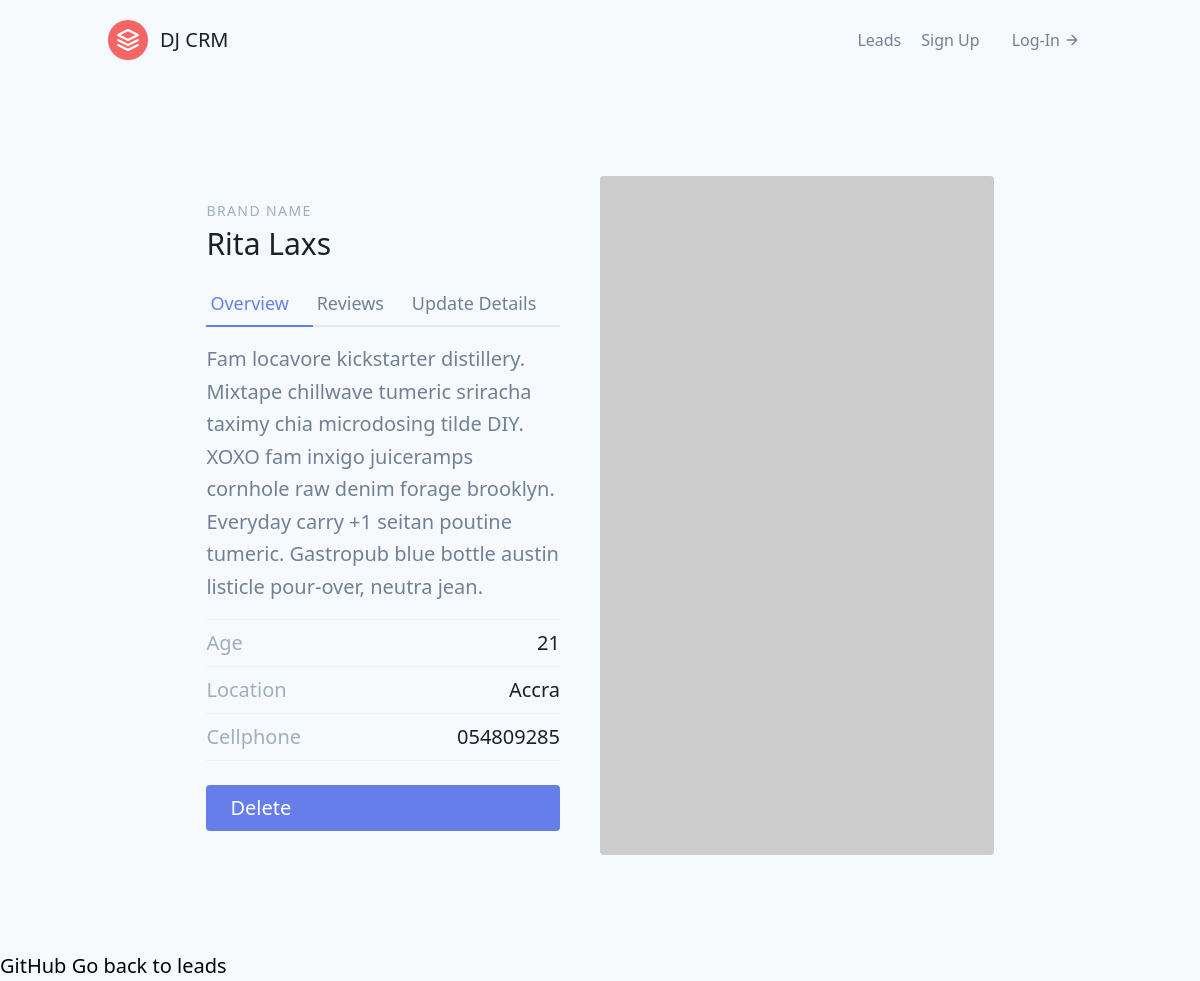
The page /leads/12/ on the database its author committed.
### leads/models.py (models this page shows, shortened)
class Lead(models.Model):
    first_name = models.CharField(max_length=20)
    last_name = models.CharField(max_length=20)
    age = models.IntegerField(default=12)
    agent = models.ForeignKey("Agent",on_delete=models.CASCADE)

### leads/views.py (the view)
# urls.py: path('<int:pk>/', lead_detail, name='lead-detail'),
def lead_detail(request, pk):
    print(pk)
    lead = Lead.objects.get(id=pk)
    context ={
        "lead": lead
    }
    return render(request, "leads/lead_detail.html", context)

### leads/templates/leads/lead_detail.html
{% extends 'base.html' %}
{% block content %}
<section class="text-gray-600 body-font overflow-hidden">
  <div class="container px-5 py-24 mx-auto">
    <div class="lg:w-4/5 mx-auto flex flex-wrap">
      <div class="lg:w-1/2 w-full lg:pr-10 lg:py-6 mb-6 lg:mb-0">
        <h2 class="text-sm title-font text-gray-500 tracking-widest">BRAND NAME</h2>
        <h1 class="text-gray-900 text-3xl title-font font-medium mb-4">{{ lead.first_name }} {{ lead.last_name }}</h1>
        <div class="flex mb-4">
          <a href="{% url 'leads:lead-detail' lead.pk %}" class="flex-grow text-indigo-500 border-b-2 border-indigo-500 py-2 text-lg px-1">
            Overview
        </a>
          <a class="flex-grow border-b-2 border-gray-300 py-2 text-lg px-1">
            Reviews
        </a>
          <a href="{% url 'leads:lead-update' lead.pk %}" class="flex-grow border-b-2 border-gray-300 py-2 text-lg px-1">Update Details</a>
        </div>
        <p class="leading-relaxed mb-4">Fam locavore kickstarter distillery. Mixtape chillwave tumeric sriracha taximy chia microdosing tilde DIY. XOXO fam inxigo juiceramps cornhole raw denim forage brooklyn. Everyday carry +1 seitan poutine tumeric. Gastropub blue bottle austin listicle pour-over, neutra jean.</p>
        <div class="flex border-t border-gray-200 py-2">
          <span class="text-gray-500">Age</span>
          <span class="ml-auto text-gray-900">{{ lead.age }}</span>
        </div>
        <div class="flex border-t border-gray-200 py-2">
          <span class="text-gray-500">Location</span>
          <span class="ml-auto text-gray-900">Accra</span>
        </div>
        <div class="flex border-t border-b mb-6 border-gray-200 py-2">
          <span class="text-gray-500">Cellphone</span>
          <span class="ml-auto text-gray-900">054809285</span>
        </div>
          <a href="{% url 'leads:lead-delete' lead.pk %}" class="flex ml-auto text-white bg-indigo-500 border-0 py-2 px-6 focus:outline-none hover:bg-indigo-600 rounded text-center">Delete</a>
      </div>
      <img alt="ecommerce" class="lg:w-1/2 w-full lg:h-auto h-64 object-cover object-center rounded" src="https://dummyimage.com/400x400">
    </div>
  </div>
</section>
GitHub
    <a href="{% url 'leads:lead-list' %}"> Go back to leads</a>
{% endblock content %}

### rows shown on the page
Lead: first_name "Rita", last_name "Laxs", age "21"
